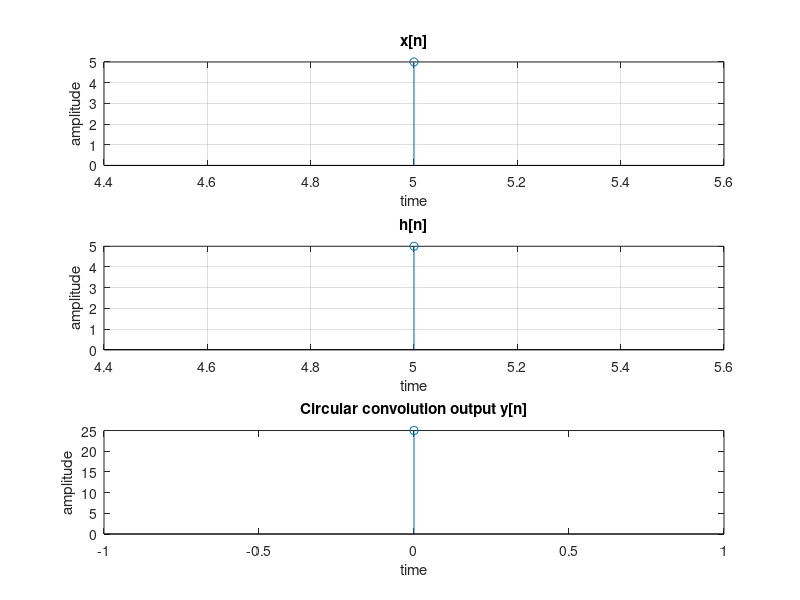

MATLAB code for this plot:
%Circular Convolution using FFT
clc;
clear all;
close all;
x=input('enter the elements in x[n]:');
x_ind=input('enter the index of x[n]:');
h=input('enter the elements in h[n]:');
h_ind=input('enter the index of h[n]:');
figure;
subplot(3,1,1);
stem(x_ind,x);
title('x[n]');
xlabel('time');
ylabel('amplitude');
grid;
subplot(3,1,2);
stem(h_ind,h);
title('h[n]');
xlabel('time');
ylabel('amplitude');
grid;
len_x=length(x);
len_h=length(h);
N=max(len_x,len_h);
new_x=[x zeros(1,N-len_x)];
new_h=[h zeros(1,N-len_h)];
x1=fft(new_x);
h1=fft(new_h);
y1=x1.*h1;
y=ifft(y1);
ny=0:N-1;
disp(y);
subplot(3,1,3);
stem(ny,y);
title('Circular convolution output y[n]');
xlabel('time');
ylabel('amplitude');